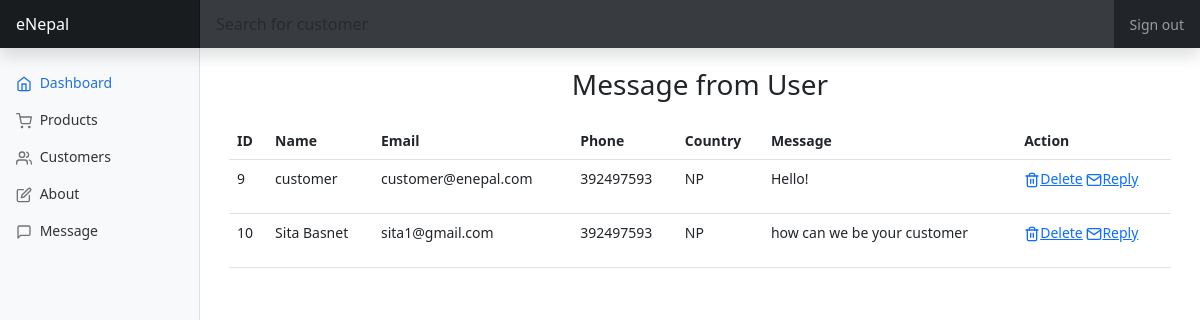
Page /admin/?page=contact (signed in) on the committed database.
### tables this page shows
CREATE TABLE `tbl_contact` (
  `id` int(10) NOT NULL,
  `name` text NOT NULL,
  `email` varchar(30) NOT NULL,
  `phone` text NOT NULL,
  `country` text NOT NULL,
  `message` text NOT NULL
);

### admin/contact/contact.php (the view, shortened to what this page needs)
<?php
$db = mysqli_connect("localhost", "root", "", "enepal");
$result = mysqli_query($db, "SELECT * FROM tbl_contact");
?>
<div class="container" style="padding: 20px 5px;">
<h3 style="text-align: center;">Message from User</h3>
<table class="table" style="margin-top: 20px;">
  <tr>
    <th>ID</th>
    <th>Name</th>
    <th>Email</th>
    <th>Phone</th>
    <th>Country</th>
    <th>Message</th>
    <th>Action</th>
  </tr>
  <?php
  while ($array = mysqli_fetch_row($result))
  {
    print "<tr> <td>";
    echo $array[0];
    print "</td> <td>";
    echo $array[1];
    print "</td> <td>";
    echo $array[2];
    print "</td> <td>";
    echo $array[3];
    print "</td> <td>";
    echo $array[4];
    print "</td> <td>";
    echo $array[5];
    print "</td>";
    echo "<td><p><a href='?page=contact-delete&id=".$array[0]."'><span data-feather='trash-2' class='align-text-bottom'></span>Delete</a> <a href='https://www.gmail.com'><span data-feather='mail' class='align-text-bottom'></span>Reply</a></p></td>";
    print " </tr>";
  }
  ?>
</table>
</div>

### admin/design/dashboard.css (style rules this page uses)
body { font-size: .875rem; }
.feather { width: 16px; height: 16px; }

### rows in the picture
tbl_contact: id "9", name "customer", email "customer@enepal.com", phone "392497593", country "NP", message "Hello!"
tbl_contact: id "10", name "Sita Basnet", email "sita1@gmail.com", phone "392497593", country "NP", message "how can we be your customer"
